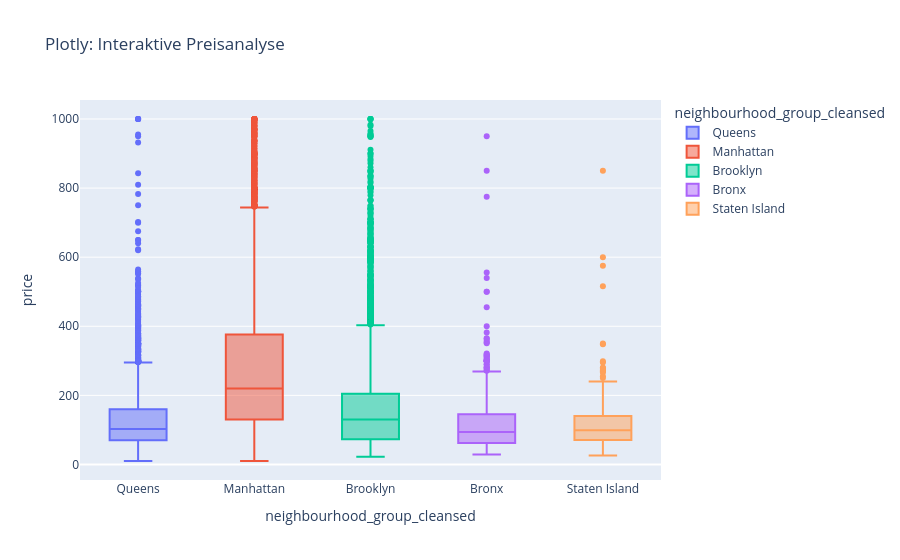

The notebook cell this image was saved under:
### Markdown cell above
#### 3. Plotly (Die Interaktive - Modern)

Fokus: Tooltips und Interaktivität

### Code cell
fig = px.box(df_test, x='neighbourhood_group_cleansed', y='price', 
             color='neighbourhood_group_cleansed',
             title='Plotly: Interaktive Preisanalyse')
fig.show()

### Figure 1 — Plotly figure (JSON) as saved in the notebook; plotly's stock layout.template omitted (floating-point values rounded to 4 significant figures; data arrays with more than 128 entries replaced by an {"elided": "..."} marker saying what was removed)
{"data": [{"alignmentgroup": "True", "hovertemplate": "neighbourhood_group_cleansed=%{x}<br>price=%{y}<extra></extra>", "legendgroup": "Queens", "marker": {"color": "#636efa"}, "name": "Queens", "notched": false, "offsetgroup": "Queens", "orientation": "v", "showlegend": true, "type": "box", "x": {"elided": "3300 str values"}, "x0": " ", "xaxis": "x", "y": {"elided": "3300 float values"}, "y0": " ", "yaxis": "y"}, {"alignmentgroup": "True", "hovertemplate": "neighbourhood_group_cleansed=%{x}<br>price=%{y}<extra></extra>", "legendgroup": "Manhattan", "marker": {"color": "#EF553B"}, "name": "Manhattan", "notched": false, "offsetgroup": "Manhattan", "orientation": "v", "showlegend": true, "type": "box", "x": {"elided": "8894 str values"}, "x0": " ", "xaxis": "x", "y": {"elided": "8894 float values"}, "y0": " ", "yaxis": "y"}, {"alignmentgroup": "True", "hovertemplate": "neighbourhood_group_cleansed=%{x}<br>price=%{y}<extra></extra>", "legendgroup": "Brooklyn", "marker": {"color": "#00cc96"}, "name": "Brooklyn", "notched": false, "offsetgroup": "Brooklyn", "orientation": "v", "showlegend": true, "type": "box", "x": {"elided": "7427 str values"}, "x0": " ", "xaxis": "x", "y": {"elided": "7427 float values"}, "y0": " ", "yaxis": "y"}, {"alignmentgroup": "True", "hovertemplate": "neighbourhood_group_cleansed=%{x}<br>price=%{y}<extra></extra>", "legendgroup": "Bronx", "marker": {"color": "#ab63fa"}, "name": "Bronx", "notched": false, "offsetgroup": "Bronx", "orientation": "v", "showlegend": true, "type": "box", "x": {"elided": "825 str values"}, "x0": " ", "xaxis": "x", "y": {"elided": "825 float values"}, "y0": " ", "yaxis": "y"}, {"alignmentgroup": "True", "hovertemplate": "neighbourhood_group_cleansed=%{x}<br>price=%{y}<extra></extra>", "legendgroup": "Staten Island", "marker": {"color": "#FFA15A"}, "name": "Staten Island", "notched": false, "offsetgroup": "Staten Island", "orientation": "v", "showlegend": true, "type": "box", "x": {"elided": "309 str values"}, "x0": " ", "xaxis": "x", "y": {"elided": "309 float values"}, "y0": " ", "yaxis": "y"}], "layout": {"boxmode": "overlay", "legend": {"title": {"text": "neighbourhood_group_cleansed"}, "tracegroupgap": 0}, "title": {"text": "Plotly: Interaktive Preisanalyse"}, "xaxis": {"anchor": "y", "categoryarray": ["Queens", "Manhattan", "Brooklyn", "Bronx", "Staten Island"], "categoryorder": "array", "domain": [0, 1], "title": {"text": "neighbourhood_group_cleansed"}}, "yaxis": {"anchor": "x", "domain": [0, 1], "title": {"text": "price"}}}}
